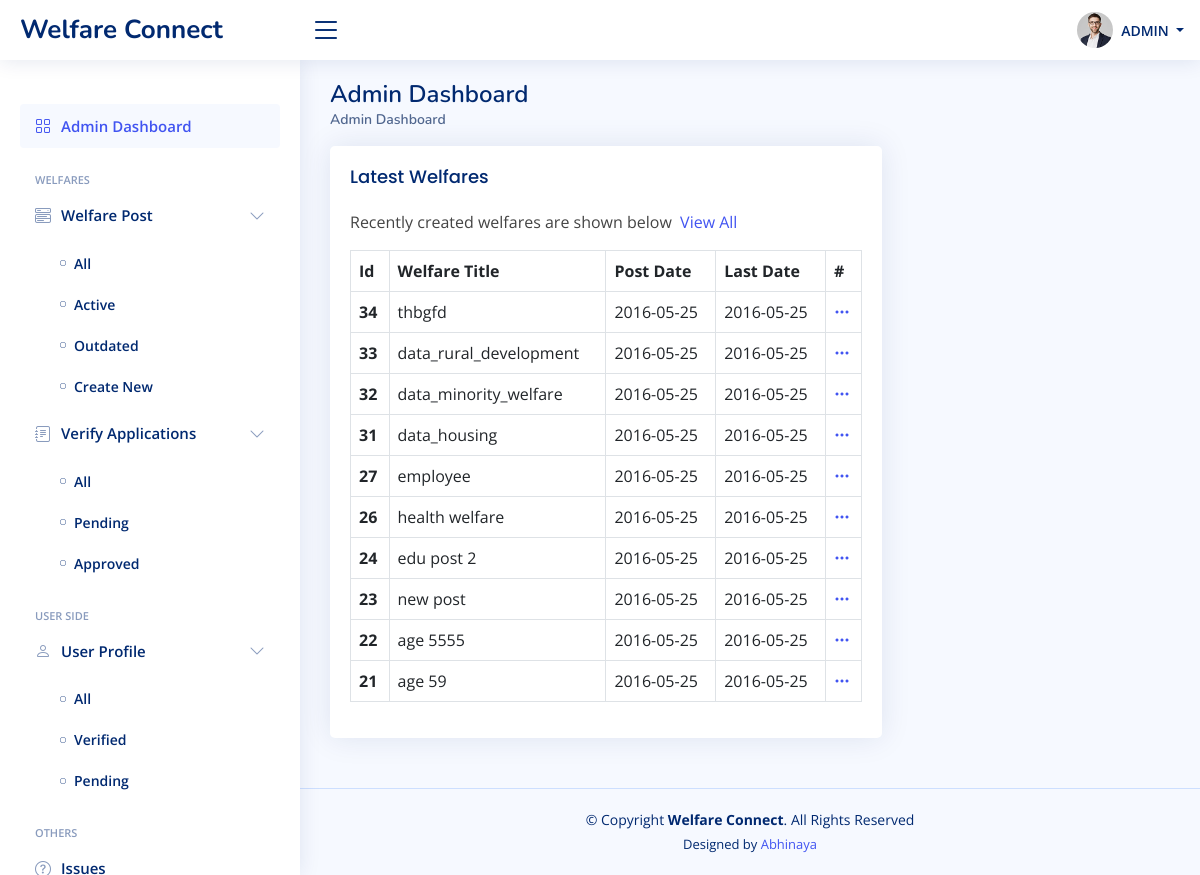
The page /app_admin/ (signed in) on the database as committed earlier.
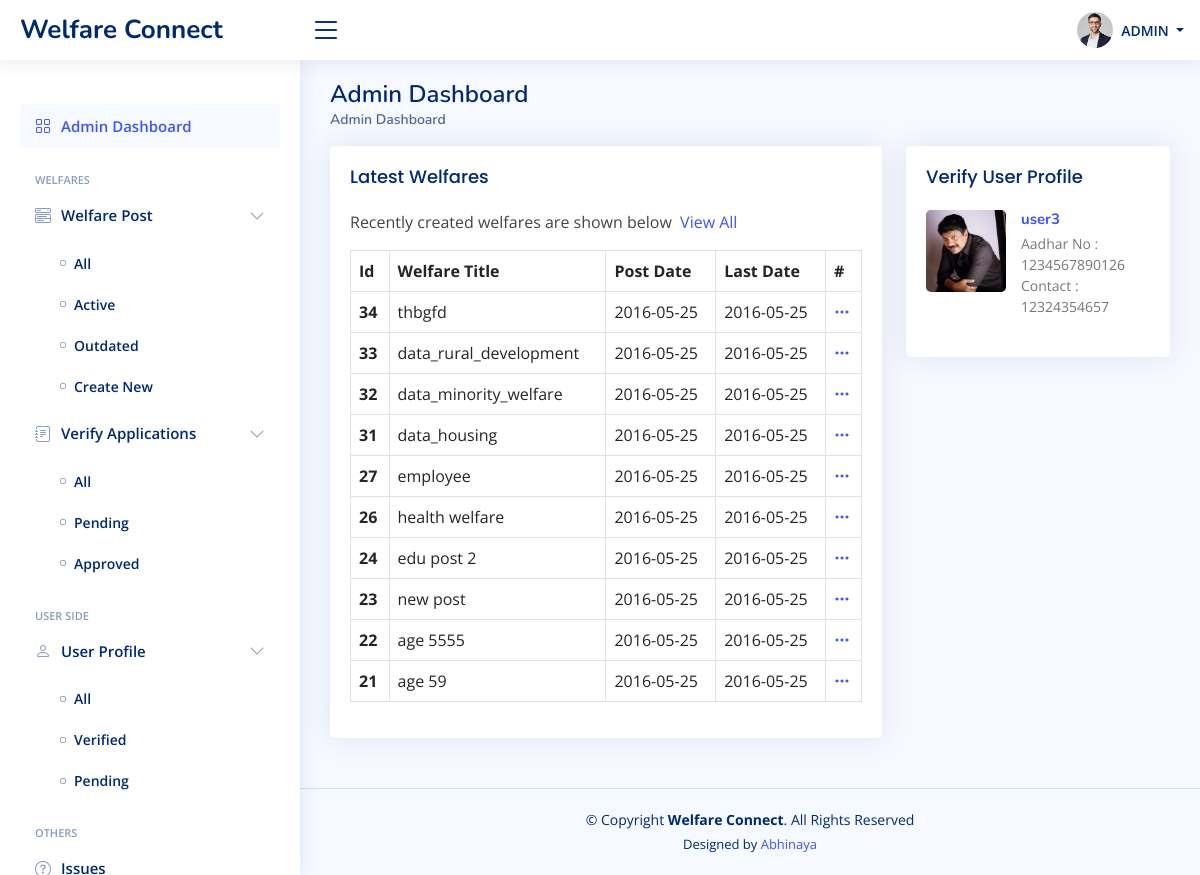
The same page on the database as committed later.
### AdminApp/models.py (models this page shows, shortened)
class WelfarePost(models.Model):
   post_title = models.CharField(max_length=120, blank=True, null=True)
   post_description = models.TextField(blank=True, null=True)
   post_img = models.ImageField(upload_to='welfare_images/', blank=True, null=True)
   post_age = models.IntegerField(blank=True, null=True, default=0)
   POST_CATEGORY_CHOICES = [
      ('Education', 'Education'),
      ('Healthcare', 'Healthcare'),
      ('Employment', 'Employment'),
      ('Housing', 'Housing'),
      ('Rural_Development', 'Rural Development'),
      ('Minority_Welfare', 'Minority Welfare'),
   ]
   post_category = models.CharField(max_length=60, choices = POST_CATEGORY_CHOICES, blank=True, null=True, default="")
   GENDER_CHOICES = [
      ('M', 'Male'),
      ('F', 'Female'),
      ('O', 'Other'),
      ('All', 'All'),
   ]
   post_gender = models.CharField(max_length=3, choices = GENDER_CHOICES, blank=True, null=True, default="")
   MARITAL_STATUS_CHOICES = [
      ('S', 'Single'),
      ('M', 'Married'),
      ('Both', 'Both'),
   ]
   post_marital_status = models.CharField(max_length=5, choices = MARITAL_STATUS_CHOICES, blank=True, null=True, default="")
   post_children = models.IntegerField(blank=True, null=True, default=0)
   EMPLOYMENT_STATUS_CHOICES = [
      ('Emp', 'Employed'),
      ('Unemp', 'Unemployed'),
      ('Self-emp', 'Self-employed'),
      ('Stud', 'Student'),
      ('Ret', 'Retired'),
      ('All', 'All'),
   ]
   post_employment_status = models.CharField(max_length=10, choices=EMPLOYMENT_STATUS_CHOICES, blank=True, null=True, default="")
   OCCUPATION_CHOICES = [
        ('Government_Employee', 'Government Employee'),
        ('Accountant', 'Accountant'),
        ('Actor/Actress', 'Actor/Actress'),
        ('Architect', 'Architect'),
        ('Artist', 'Artist'),
        ('Baker', 'Baker'),
        ('Banker', 'Banker'),
        ('Barista', 'Barista'),
        ('Bartender', 'Bartender'),
        ('Biologist', 'Biologist'),
        ('Carpenter', 'Carpenter'),
        ('Chef', 'Chef'),
        ('Cleaner', 'Cleaner'),
        ('Computer_Programmer', 'Computer Programmer'),
        ('Dentist', 'Dentist'),
        ('Doctor', 'Doctor'),
        ('Electrician', 'Electrician'),
        ('Engineer', 'Engineer'),
        ('Farmer', 'Farmer'),
        ('Firefighter', 'Firefighter'),
        ('Fisherman', 'Fisherman'),
        ('Flight_Attendant', 'Flight Attendant'),
        ('Graphic_Designer', 'Graphic Designer'),
        ('Hairdresser', 'Hairdresser'),
        ('Journalist', 'Journalist'),
        ('Lawyer', 'Lawyer'),
        ('Librarian', 'Librarian'),
        ('Mechanic', 'Mechanic'),
        ('Musician', 'Musician'),
        ('Nurse', 'Nurse'),
        ('Pharmacist', 'Pharmacist'),
        ('Photographer', 'Photographer'),
        ('Pilot', 'Pilot'),
        ('Plumber', 'Plumber'),
        ('Police_Officer', 'Police Officer'),
        ('Professor', 'Professor'),
        ('Psychologist', 'Psychologist'),
        ('Real_Estate_Agent', 'Real Estate Agent'),
        ('Receptionist', 'Receptionist'),
        ('Scientist', 'Scientist'),
        ('Software_Developer', 'Software Developer'),
        ('Teacher', 'Teacher'),
        ('Truck_Driver', 'Truck Driver'),
        ('Veterinarian', 'Veterinarian'),
        ('Waiter/Waitress', 'Waiter/Waitress'),
        ('Writer', 'Writer'),
        ('All', 'All'),
    ]
   post_occupation = models.CharField(max_length=100, choices=OCCUPATION_CHOICES, blank=True, null=True, default="")
   post_monthly_income = models.FloatField(blank=True, null=True, default=0)
   EDUCATION_CHOICES = [
        ('Primary', 'Primary School'),
        ('Secondary', 'Secondary School'),
        ('High', 'High School'),
        ('Dip', 'Diploma'),
        ("Bachelors", "Bachelor's Degree"),
        ("Masters", "Master's Degree"),
        ('Doctorate', 'Doctorate'),
        ('All', 'All'),
    ]
   post_highest_education = models.CharField(max_length=15, choices=EDUCATION_CHOICES, blank=True, null=True, default="")
   post_highest_education_mark =  models.FloatField(blank=True, null=True, default=0)
   CASTE_CHOICES = [
        ('SC', 'Scheduled Caste (SC)'),
        ('ST', 'Scheduled Tribe (ST)'),
        ('OBC', 'Other Backward Class (OBC)'),
        ('General', 'General'),
        ('Prefer_not_to_say', 'Prefer not to say'),
        ('All', 'All'),
        ('NA', 'NA'),
    ]
   post_caste = models.CharField(max_length=20, choices=CASTE_CHOICES, blank=True, null=True, default="")
   RELIGION_CHOICES = [
        ('Hin', 'Hinduism'),
        ('Isl', 'Islam'),
        ('Chr', 'Christianity'),
        ('Sik', 'Sikhism'),
        ('Bud', 'Buddhism'),
        ('Jai', 'Jainism'),
        ('All', 'All'),
    ]
   post_religion = models.CharField(max_length=15, choices=RELIGION_CHOICES, blank=True, null=True, default="")
   DISABILITY_CHOICES = [
        ('Yes', 'Yes'),
        ('No', 'No'),
        ('All', 'All'),
    ]
   post_has_disabilities = models.CharField(max_length=3, choices=DISABILITY_CHOICES, blank=True, null=True, default="")
   post_active = models.BooleanField(default=True)
   post_verified = models.BooleanField(default=False)
   post_read = models.BooleanField(default=False)
   post_create_date = models.DateTimeField(auto_now_add=True)
   post_start_date = models.DateField(blank=True, null=True, default=None)
   post_end_date = models.DateField(blank=True, null=True, default=None)

### UserApp/models.py (models this page shows, shortened)
class CustomUser(AbstractUser):
   aadhar_no = models.CharField(max_length=12, unique=True)
   profile_img = models.ImageField(upload_to='profile_images/', blank=True, null=True)
   full_name = models.CharField(max_length=100, blank=True, null=True, default="")
   dob = models.DateField(blank=True, null=True, default=None)
   age = models.IntegerField(blank=True, null=True, default=0)
   GENDER_CHOICES = [
      ('M', 'Male'),
      ('F', 'Female'),
      ('O', 'Other'),
   ]
   gender = models.CharField(max_length=1, choices = GENDER_CHOICES, blank=True, null=True, default="")
   address = models.TextField(max_length=100, blank=True, null=True,)
   mobile_no = models.CharField(max_length=100, blank=True, null=True, default="")
   aadhar_img = models.ImageField(upload_to='aadhar_images/', blank=True, null=True)
   father = models.CharField(max_length=100, blank=True, null=True, default="")
   mother = models.CharField(max_length=255, blank=True, null=True, default="")
   MARITAL_STATUS_CHOICES = [
      ('S', 'Single'),
      ('M', 'Married'),
   ]
   marital_status = models.CharField(max_length=1, choices = MARITAL_STATUS_CHOICES, blank=True, null=True, default="")
   children_no = models.IntegerField(blank=True, null=True, default=0)
   EMPLOYMENT_STATUS_CHOICES = [
      ('Emp', 'Employed'),
      ('Unemp', 'Unemployed'),
      ('Self-emp', 'Self-employed'),
      ('Stud', 'Student'),
      ('Ret', 'Retired'),
   ]
   employment_status = models.CharField(max_length=10, choices=EMPLOYMENT_STATUS_CHOICES, blank=True, null=True, default="")
   OCCUPATION_CHOICES = [
        ('Government_Employee', 'Government Employee'),
        ('Accountant', 'Accountant'),
        ('Actor/Actress', 'Actor/Actress'),
        ('Architect', 'Architect'),
        ('Artist', 'Artist'),
        ('Baker', 'Baker'),
        ('Banker', 'Banker'),
        ('Barista', 'Barista'),
        ('Bartender', 'Bartender'),
        ('Biologist', 'Biologist'),
        ('Carpenter', 'Carpenter'),
        ('Chef', 'Chef'),
        ('Cleaner', 'Cleaner'),
        ('Computer_Programmer', 'Computer Programmer'),
        ('Dentist', 'Dentist'),
        ('Doctor', 'Doctor'),
        ('Electrician', 'Electrician'),
        ('Engineer', 'Engineer'),
        ('Farmer', 'Farmer'),
        ('Firefighter', 'Firefighter'),
        ('Fisherman', 'Fisherman'),
        ('Flight_Attendant', 'Flight Attendant'),
        ('Graphic_Designer', 'Graphic Designer'),
        ('Hairdresser', 'Hairdresser'),
        ('Journalist', 'Journalist'),
        ('Lawyer', 'Lawyer'),
        ('Librarian', 'Librarian'),
        ('Mechanic', 'Mechanic'),
        ('Musician', 'Musician'),
        ('Nurse', 'Nurse'),
        ('Pharmacist', 'Pharmacist'),
        ('Photographer', 'Photographer'),
        ('Pilot', 'Pilot'),
        ('Plumber', 'Plumber'),
        ('Police_Officer', 'Police Officer'),
        ('Professor', 'Professor'),
        ('Psychologist', 'Psychologist'),
        ('Real_Estate_Agent', 'Real Estate Agent'),
        ('Receptionist', 'Receptionist'),
        ('Scientist', 'Scientist'),
        ('Software_Developer', 'Software Developer'),
        ('Teacher', 'Teacher'),
        ('Truck_Driver', 'Truck Driver'),
        ('Veterinarian', 'Veterinarian'),
        ('Waiter/Waitress', 'Waiter/Waitress'),
        ('Writer', 'Writer'),
    ]
   occupation = models.CharField(max_length=100, choices=OCCUPATION_CHOICES, blank=True, null=True, default="")
   monthly_income = models.FloatField(blank=True, null=True, default=0)
   EDUCATION_CHOICES = [
        ('Primary', 'Primary School'),
        ('Secondary', 'Secondary School'),
        ('High', 'High School'),
        ('Dip', 'Diploma'),
        ("Bachelors", "Bachelor's Degree"),
        ("Masters", "Master's Degree"),
        ('Doctorate', 'Doctorate'),
    ]
   highest_education = models.CharField(max_length=15, choices=EDUCATION_CHOICES, blank=True, null=True, default="")
   highest_education_mark = models.FloatField(blank=True, null=True, default=0)
   CASTE_CHOICES = [
        ('SC', 'Scheduled Caste (SC)'),
        ('ST', 'Scheduled Tribe (ST)'),
        ('OBC', 'Other Backward Class (OBC)'),
        ('General', 'General'),
        ('Prefer_not_to_say', 'Prefer not to say'),
    ]
   caste = models.CharField(max_length=20, choices=CASTE_CHOICES, blank=True, null=True, default="")
   RELIGION_CHOICES = [
        ('Hin', 'Hinduism'),
        ('Isl', 'Islam'),
        ('Chr', 'Christianity'),
        ('Sik', 'Sikhism'),
        ('Bud', 'Buddhism'),
        ('Jai', 'Jainism'),
    ]
   religion = models.CharField(max_length=15, choices=RELIGION_CHOICES, blank=True, null=True, default="")
   DISABILITY_CHOICES = [
        ('Yes', 'Yes'),
        ('No', 'No'),
    ]
   has_disabilities = models.CharField(max_length=3, choices=DISABILITY_CHOICES, blank=True, null=True, default="")
   disabilities_specify = models.CharField(max_length=255, blank=True, null=True, default="_")
   bank_name = models.CharField(max_length=255, blank=True, null=True, default="")
   account_number = models.CharField(max_length=50, blank=True, null=True, default="")
   ifsc_code = models.CharField(max_length=20, blank=True, null=True, default="")
   identity_img = models.FileField(upload_to='identity_images/', blank=True, null=True )
   verified_flag = models.BooleanField(default=False)
   profile_updated_flag = models.BooleanField(default=False)
   reg_date = models.DateTimeField(auto_now_add=True)

### AdminApp/views.py (the view)
# urls.py: path('', views.AdminDashboardView, name='admin_dash'),
@login_required(login_url='login')
def AdminDashboardView(request):
    latest_5_post = WelfarePost.objects.order_by('-post_create_date')[:10]
    latest_5_user = CustomUser.objects.filter(is_superuser=False, verified_flag=False).order_by('-reg_date')[:5]
    context = {
        'latest_5_post' : latest_5_post,
        'latest_5_user' : latest_5_user,
    }
    html = 'AdminApp/Admin-Dashboard.html'
    return render(request, html, context)

### AdminApp/Templates/AdminApp/Admin-Dashboard.html (shortened to what this page needs)
{% extends 'Base.html' %}
{% load static %}
{% block main-content %}
{% if user.is_authenticated and user.is_superuser %}
<main id="main" class="main">
   <div class="pagetitle">
      <h1>Admin Dashboard</h1>
      <nav>
         <ol class="breadcrumb">
            <li class="breadcrumb-item active">Admin Dashboard</li>
         </ol>
      </nav>
   </div>
   <section class="section dashboard">
      <div class="row">
         <div class="col-lg-8">
            <div class="row">
               <div class="col-12">
                  <div class="card">
                     <div class="card-body">
                        <h5 class="card-title">Latest Welfares</h5>
                        <p>Recently created welfares are shown below &nbsp;<a href="">View All</a></p>
                        <table class="table table-bordered">
                           <thead>
                              <tr>
                                 <th scope="col">Id</th>
                                 <th scope="col">Welfare Title</th>
                                 <th scope="col">Post Date</th>
                                 <th scope="col">Last Date</th>
                                 <th scope="col">#</th>
                              </tr>
                           </thead>
                           <tbody>
                              {% if latest_5_post %}
                              {% for item_5 in latest_5_post %}
                              <tr>
                                 <th scope="row">{{item_5.id}}</th>
                                 <td>{{item_5.post_title}}</td>
                                 <td>2016-05-25</td>
                                 <td>2016-05-25</td>
                                 <td>
                                    <a class="icon" href="#" data-bs-toggle="dropdown"><i
                                          class="bi bi-three-dots"></i></a>
                                 </td>
                              </tr>
                              {% endfor %}
                              {% endif %}
                           </tbody>
                        </table>
                     </div>
                  </div>
               </div>
            </div>
         </div>
         {% if latest_5_user %}
         <div class="col-lg-4">
            <div class="card">
               <div class="card-body pb-0">
                  <h5 class="card-title">Verify User Profile </h5>
                  <div class="news mb-4">
                     {% for item in latest_5_user %}
                     <div class="post-item clearfix">
                        <a href="{% url 'user_profile_view' item.id %}">
                           {% if item.profile_img %}
                           <img class="img-fluid" src="{{ item.profile_img.url }}" alt="">
                           {% endif %}
                           <h4>{{ item.full_name }}</h4>
                           <p>Aadhar No : {{ item.aadhar_no }} <br>
                              Contact : {{ item.mobile_no }}</p>
                        </a>
                     </div>
                     {% endfor %}
                  </div>
               </div>
            </div>
         </div>
         {% endif %}
      </div>
   </section>
</main>
{% endif %}
{% endblock main-content %}

Rows that differ between the two databases and show on the page:
now on this page (row edited): CustomUser: profile_img (picture), full_name "user3", aadhar_no "1234567890126", mobile_no "12324354657"
Other text that changed with them:
text now shown: "Verify User Profile"
